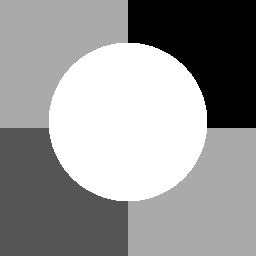
%> input picture sy2.bmp, 256 x 256 px
$ octave main_gray.m   (GNU Octave 9; MATLAB toolbox functions it lacks are replaced by stand-ins)
%> lines starting %> are read from the running program, lines starting %| are printed output that depends on the picture
### ricernd.m
function r = ricernd(v, s)
%RICERND Random samples from the Rice/Rician probability distribution.
%   r = ricernd(v, s) returns random sample(s) from the Rice (aka Rician)
%   distribution with parameters v and s.
%   (either v or s may be arrays, if both are, they must match in size)
%
%   R ~ Rice(v, s) if R = sqrt(X^2 + Y^2), where X ~ N(v*cos(a), s^2) and
%   Y ~ N(v*sin(a), s^2) are independent normal distributions (any real a).
%   Note that v and s are *not* the mean and standard deviation of R!
%
%   The size of Y is the common size of the input arguments.  A scalar
%   input functions as a constant matrix of the same size as the other
%   inputs.
%
%   Note, to add Rician noise to data, with given s and data-dependent v:
%     new = ricernd(old, s);
%
%   Reference: http://en.wikipedia.org/wiki/Rice_distribution (!)
%
%   Example:
%
%     % Compare histogram of random samples with theoretical PDF:
%     v = 4; s = 3; N = 1000;
%     r = ricernd(v*ones(1, N), s);
%     c = linspace(0, ceil(max(r)), 20);
%     w = c(2); % histogram bin-width
%     h = histc(r, c); bar(c, h, 'histc'); hold on
%     xl = xlim; x = linspace(xl(1), xl(2), 100);
%     plot(x, N*w*ricepdf(x, v, s), 'r');
%
%   See also RICEPDF, RICESTAT, RICEFIT

%   Missing (?) 'See also's RICECDF, RICEINV, RICELIKE

%   Inspired by normpdf from the MATLAB statistics toolbox
%   Copyright 2008 Ged Ridgway (Ged at cantab dot net)

if isscalar(v)
    dim = size(s);
elseif isscalar(s)
    dim = size(v);
elseif all(isequal(size(v), size(s)))
    % (both non-scalar, matching)
    dim = size(v); % == size(s)
else
    error('ricernd:InputSizeMismatch','Sizes of s and v inconsistent.')
end

x = s .* randn(dim) + v;
y = s .* randn(dim);
r = sqrt(x.^2 + y.^2);

### w_recons_CO.m
% morphological closing reconstruction
function fobrcbr=w_recons_CO(f,se)
fe=imerode(f,se);
fobr=imreconstruct(fe,f);
fobrc=imcomplement(fobr);
fobrce=imerode(fobrc,se);
fobrcbr=imcomplement(imreconstruct(fobrce,fobrc));

### main_gray.m
%%
getd = @(p)path(p,path);
getd('images/');
getd('wavelets/');
getd('braindata/');
getd('BSDS300/images/test/');
getd('BSDS300/images/train/');
%%
clc
close all;
clear all;
%% test a gray image
f_ori=imread('sy2.bmp');
%> f_ori is the input picture: size 256x256 uint8; min 0, max 255, mean 151.7

[row,col,h]=size(f_ori);
%> row = 256; col = 256; h = 1
if h~=1
    f_ori=rgb2gray(f_ori);
end
figure(1);
imshow(f_ori);
%%
[counts_ori,x_ori]=imhist(f_ori);
%> counts_ori = 256 values, max 22884 at index 171, min 0 at index 2, mean 256; x_ori = 256 values from 0 to 255
figure(2);
imhist(f_ori);
%> figure, not shown here; highest point at x = 170, y = 22884
%% add noise
fn=imnoise(f_ori,'gaussian',0,20^2/255^2);
fn=imnoise(fn,'salt & pepper',0.15);
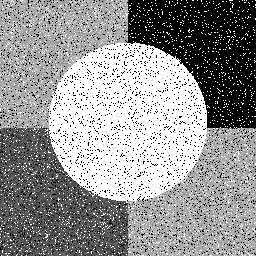
%> fn: size 256x256 uint8; min 0, max 255, mean 146.7
fn = ricernd(double(fn), 0);
%fn=imread('0920_110_ori.tif');
figure(3);
imshow(uint8(fn));
%%
[counts_n,x_n]=imhist(fn);
%> counts_n = 256 values, max 55783 at index 256, min 0 at index 2, mean 256; x_n = 256 values from 0 to 1
figure(4);
imhist(fn);
%> figure, not shown here; highest point at x = 1, y = 55783
%% parameter settings
cluster=4;
lambda=0.01;
alpha=5; %filtering term coefficient
expo=2;
se=3; % the parameter of structuing element used for morphological reconstruction
%% step 1, morphological reconstruction
tic;
f_bar=w_recons_CO(double(fn),strel('square',se));
%> in w_recons_CO, `fe=imerode(f,se);`:
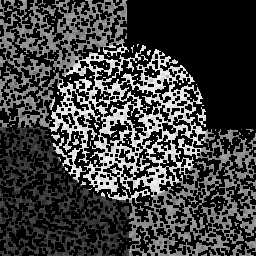
%> fe: size 256x256 double; min 0, max 255, mean 61.4
%> in w_recons_CO, `fobr=imreconstruct(fe,f);`:
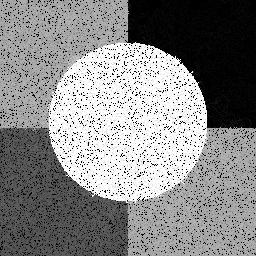
%> fobr: size 256x256 double; min 0, max 255, mean 136.6
%> in w_recons_CO, `fobrc=imcomplement(fobr);`:
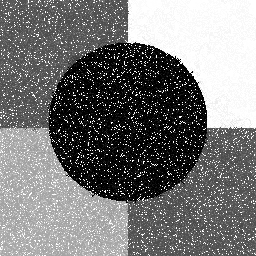
%> fobrc: size 256x256 double; min -254, max 1, mean -135.6; drawn with min black and max white
%> in w_recons_CO, `fobrce=imerode(fobrc,se);`:
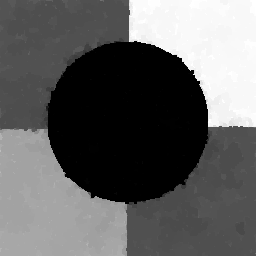
%> fobrce: size 256x256 double; min -254, max 1, mean -157.6; drawn with min black and max white
figure(5)
imshow(uint8(f_bar));
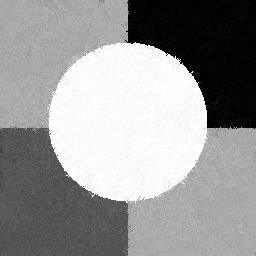
%> displayed picture: size 256x256, on the screen's scale of 0 to 255; min 0, max 255, mean 151.2; mean of the top-left, top-right, bottom-left and bottom-right quarters 196.5, 85.3, 130.9, 192
%%
[counts_bar,x_bar]=imhist(uint8(f_bar));%»Ò¶ÈÍ³¼Æ
%> counts_bar = 256 values, max 9821 at index 256, min 0 at index 31, mean 256; x_bar = 256 values from 0 to 255
figure(6);
imhist(uint8(f_bar));
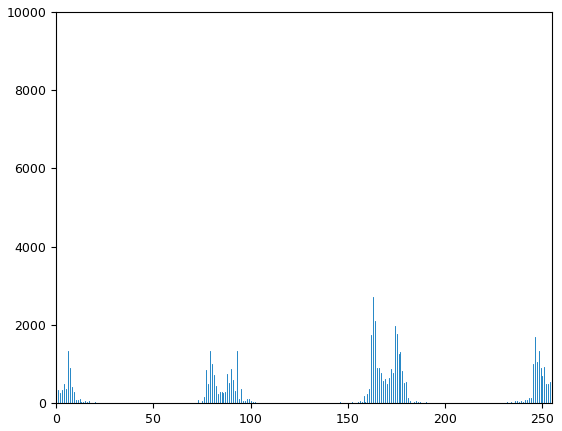
%> figure redrawn from the program's plot data; highest point at x = 255, y = 9821
%% step 2, feature extraction
Level=1;frame=1;
%> (the run ends here)
